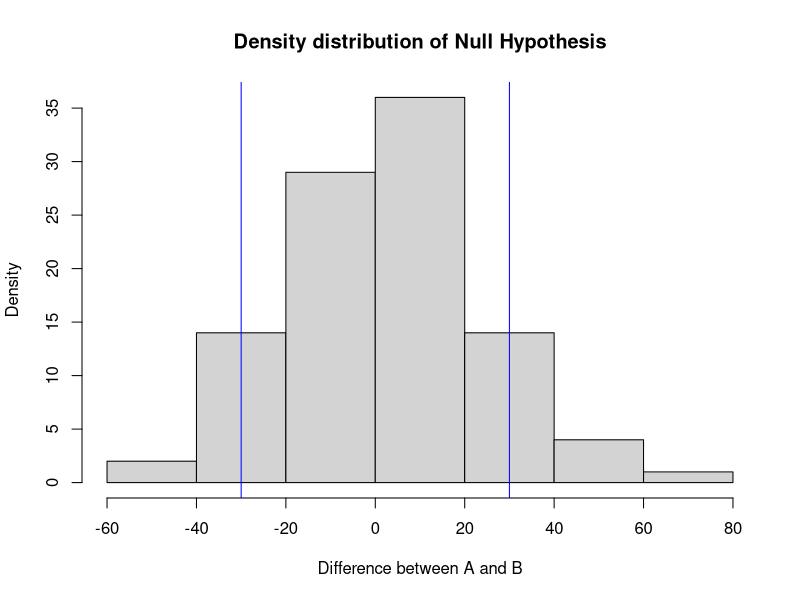

Write R code to recreate this figure.
# Variables that fully define A/B test results

t <- 20 #Total number of subjects, i.e a+b
a <- 10 #Number of subjects in group A
b <- 10 #Number of subjects in group B
a_yes <- 7 #yes count in group A
b_yes <- 4 #yes count in group B

#Computing A/B test results

t_yes <- a_yes +  b_yes #Total number of YES
t_no <- t - t_yes       #Total number of NO
a_yes_pc <- (a_yes / a)*100 #Percentage of YES in geoup A
b_yes_pc <- (b_yes / b)*100 #Percentage of YES in geoup B

#Experiment Statistic- Percentage difference on YES in A and B; shows how different the tep groups are

ab_yes_pc <- a_yes_pc - b_yes_pc

cat('Observed YES percentage : A:', a_yes_pc, ' B:', b_yes_pc, ' A-B:', ab_yes_pc, 
    '\nTotal Counts: YES:', t_yes, ' NO:',t_no)

set.seed(0)
bag=c(rep(1,t_yes), rep(0,t_no)) #Adding all results into one bad

p=100
perm_result <- rep(0,p)

for (i in 1:p){
  bag <- sample(bag)
  a_res <- bag[1:a]
  b_res <- bag[(a+1) : (a+b)]
  ab_res <-  100*(sum(a_res)/a) - 100*(sum(b_res)/b)
  perm_result[i] <- ab_res
  
}

perm_result
table(perm_result)
hist(perm_result, main='Density distribution of Null Hypothesis', xlab='Difference between A and B', ylab='Density') #Visualisation
abline(v=c(30, -30), col='blue')

#Number of time the Null Hypothesis produces results more extreme than the experiment
extreme_count =   sum(abs(perm_result) >= ab_yes_pc)
  
#Probability of Null Hypothesis produces results more extreme than the experiment
extreme_ratio = extreme_count/p

cat(
  'Number of Permutations: ', p,
  '\nNo of times Null Hypothesis produces results more extreme: ', extreme_count,
  '\np- value:', extreme_ratio
)

#As the p-value is 0.35 we can conclude that the results of the A/B test is not statistically significant






